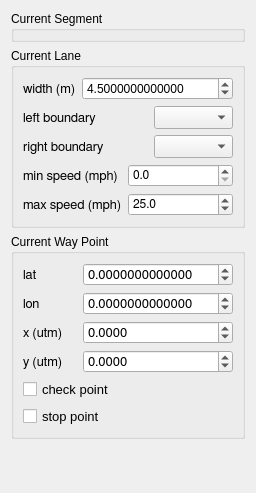
       <widget class="QWidget" name="roadTab">
        <property name="geometry">
         <rect>
          <x>0</x>
          <y>0</y>
          <width>240</width>
          <height>493</height>
         </rect>
        </property>
        <property name="maximumSize">
         <size>
          <width>240</width>
          <height>16777215</height>
         </size>
        </property>
        <attribute name="label">
         <string>Road</string>
        </attribute>
        <layout class="QVBoxLayout" name="verticalLayout">
         <item>
          <widget class="QGroupBox" name="segmentBox">
           <property name="maximumSize">
            <size>
             <width>240</width>
             <height>16777215</height>
            </size>
           </property>
           <property name="title">
            <string>Current Segment</string>
           </property>
          </widget>
         </item>
         <item>
          <widget class="QGroupBox" name="laneBox">
           <property name="maximumSize">
            <size>
             <width>240</width>
             <height>16777215</height>
            </size>
           </property>
           <property name="title">
            <string>Current Lane</string>
           </property>
           <layout class="QGridLayout" name="gridLayout">
            <item row="0" column="0">
             <widget class="QLabel" name="label_laneWidth">
              <property name="font">
               <font>
                <family>FreeSans</family>
                <pointsize>10</pointsize>
               </font>
              </property>
              <property name="text">
               <string>width (m)</string>
              </property>
             </widget>
            </item>
            <item row="0" column="1" colspan="3">
             <widget class="QDoubleSpinBox" name="laneWidth">
              <property name="font">
               <font>
                <pointsize>9</pointsize>
               </font>
              </property>
              <property name="specialValueText">
               <string/>
              </property>
              <property name="decimals">
               <number>13</number>
              </property>
              <property name="value">
               <double>4.500000000000000</double>
              </property>
             </widget>
            </item>
            <item row="1" column="0" colspan="2">
             <widget class="QLabel" name="label_leftBoundary">
              <property name="sizePolicy">
               <sizepolicy hsizetype="Minimum" vsizetype="Preferred">
                <horstretch>0</horstretch>
                <verstretch>0</verstretch>
               </sizepolicy>
              </property>
              <property name="font">
               <font>
                <family>FreeSans</family>
                <pointsize>10</pointsize>
               </font>
              </property>
              <property name="text">
               <string>left boundary</string>
              </property>
             </widget>
            </item>
            <item row="1" column="3">
             <widget class="QComboBox" name="leftBoundary">
              <property name="sizePolicy">
               <sizepolicy hsizetype="Minimum" vsizetype="Fixed">
                <horstretch>0</horstretch>
                <verstretch>0</verstretch>
               </sizepolicy>
              </property>
              <property name="font">
               <font>
                <pointsize>10</pointsize>
               </font>
              </property>
             </widget>
            </item>
            <item row="2" column="0" colspan="3">
             <widget class="QLabel" name="label_rightBoundary">
              <property name="sizePolicy">
               <sizepolicy hsizetype="Minimum" vsizetype="Preferred">
                <horstretch>0</horstretch>
                <verstretch>0</verstretch>
               </sizepolicy>
              </property>
              <property name="font">
               <font>
                <family>FreeSans</family>
                <pointsize>10</pointsize>
               </font>
              </property>
              <property name="text">
               <string>right boundary</string>
              </property>
             </widget>
            </item>
            <item row="2" column="3">
             <widget class="QComboBox" name="rightBoundary">
              <property name="sizePolicy">
               <sizepolicy hsizetype="Minimum" vsizetype="Fixed">
                <horstretch>0</horstretch>
                <verstretch>0</verstretch>
               </sizepolicy>
              </property>
              <property name="font">
               <font>
                <pointsize>10</pointsize>
               </font>
              </property>
             </widget>
            </item>
            <item row="3" column="0" colspan="2">
             <widget class="QLabel" name="label_laneMinSpeed">
              <property name="font">
               <font>
                <family>FreeSans</family>
                <pointsize>10</pointsize>
               </font>
              </property>
              <property name="text">
               <string>min speed (mph)</string>
              </property>
             </widget>
            </item>
            <item row="3" column="2" colspan="2">
             <widget class="QDoubleSpinBox" name="laneMinSpeed">
              <property name="font">
               <font>
                <family>FreeSans</family>
                <pointsize>9</pointsize>
               </font>
              </property>
              <property name="specialValueText">
               <string/>
              </property>
              <property name="decimals">
               <number>1</number>
              </property>
              <property name="maximum">
               <double>75.000000000000000</double>
              </property>
              <property name="value">
               <double>0.000000000000000</double>
              </property>
             </widget>
            </item>
            <item row="4" column="0" colspan="2">
             <widget class="QLabel" name="label_laneMaxSpeed">
              <property name="font">
               <font>
                <family>FreeSans</family>
                <pointsize>10</pointsize>
               </font>
              </property>
              <property name="text">
               <string>max speed (mph)</string>
              </property>
             </widget>
            </item>
            <item row="4" column="2" colspan="2">
             <widget class="QDoubleSpinBox" name="laneMaxSpeed">
              <property name="font">
               <font>
                <family>FreeSans</family>
                <pointsize>9</pointsize>
               </font>
              </property>
              <property name="specialValueText">
               <string/>
              </property>
              <property name="decimals">
               <number>1</number>
              </property>
              <property name="maximum">
               <double>75.000000000000000</double>
              </property>
              <property name="value">
               <double>25.000000000000000</double>
              </property>
             </widget>
            </item>
           </layout>
          </widget>
         </item>
         <item>
          <widget class="QGroupBox" name="wayPointBox">
           <property name="maximumSize">
            <size>
             <width>240</width>
             <height>16777215</height>
            </size>
           </property>
           <property name="title">
            <string>Current Way Point</string>
           </property>
           <layout class="QGridLayout" name="gridLayout_4">
            <item row="0" column="0">
             <layout class="QGridLayout" name="_17">
              <item row="2" column="0">
               <widget class="QLabel" name="label_wpUtmX">
                <property name="font">
                 <font>
                  <family>FreeSans</family>
                  <pointsize>10</pointsize>
                 </font>
                </property>
                <property name="text">
                 <string>x (utm)</string>
                </property>
               </widget>
              </item>
              <item row="2" column="1">
               <widget class="QDoubleSpinBox" name="wpUtmX">
                <property name="font">
                 <font>
                  <family>FreeSans</family>
                  <pointsize>10</pointsize>
                 </font>
                </property>
                <property name="decimals">
                 <number>4</number>
                </property>
                <property name="minimum">
                 <double>-10000000000.000000000000000</double>
                </property>
                <property name="maximum">
                 <double>10000000000.000000000000000</double>
                </property>
               </widget>
              </item>
              <item row="0" column="1">
               <widget class="QDoubleSpinBox" name="wpLat">
                <property name="font">
                 <font>
                  <family>FreeSans</family>
                  <pointsize>10</pointsize>
                 </font>
                </property>
                <property name="frame">
                 <bool>true</bool>
                </property>
                <property name="decimals">
                 <number>13</number>
                </property>
                <property name="minimum">
                 <double>-180.000000000000000</double>
                </property>
                <property name="maximum">
                 <double>180.000000000000000</double>
                </property>
                <property name="singleStep">
                 <double>0.000000000100000</double>
                </property>
                <property name="value">
                 <double>0.000000000000000</double>
                </property>
               </widget>
              </item>
              <item row="0" column="0">
               <widget class="QLabel" name="label_wpLat">
                <property name="font">
                 <font>
                  <family>FreeSans</family>
                  <pointsize>10</pointsize>
                 </font>
                </property>
                <property name="text">
                 <string>lat</string>
                </property>
               </widget>
              </item>
              <item row="3" column="1">
               <widget class="QDoubleSpinBox" name="wpUtmY">
                <property name="font">
                 <font>
                  <family>FreeSans</family>
                  <pointsize>10</pointsize>
                 </font>
                </property>
                <property name="decimals">
                 <number>4</number>
                </property>
                <property name="minimum">
                 <double>-10000000000.000000000000000</double>
                </property>
                <property name="maximum">
                 <double>10000000000.000000000000000</double>
                </property>
               </widget>
              </item>
              <item row="1" column="1">
               <widget class="QDoubleSpinBox" name="wpLon">
                <property name="font">
                 <font>
                  <family>FreeSans</family>
                  <pointsize>10</pointsize>
                 </font>
                </property>
                <property name="decimals">
                 <number>13</number>
                </property>
                <property name="minimum">
                 <double>-180.000000000000000</double>
                </property>
                <property name="maximum">
                 <double>180.000000000000000</double>
                </property>
                <property name="singleStep">
                 <double>0.000000000100000</double>
                </property>
               </widget>
              </item>
              <item row="3" column="0">
               <widget class="QLabel" name="label_wpUtmY">
                <property name="font">
                 <font>
                  <family>FreeSans</family>
                  <pointsize>10</pointsize>
                 </font>
                </property>
                <property name="text">
                 <string>y (utm)</string>
                </property>
               </widget>
              </item>
              <item row="1" column="0">
               <widget class="QLabel" name="label_wpLon">
                <property name="font">
                 <font>
                  <family>FreeSans</family>
                  <pointsize>10</pointsize>
                 </font>
                </property>
                <property name="text">
                 <string>lon</string>
                </property>
               </widget>
              </item>
             </layout>
            </item>
            <item row="1" column="0">
             <widget class="QCheckBox" name="wpCheckPoint">
              <property name="font">
               <font>
                <pointsize>10</pointsize>
               </font>
              </property>
              <property name="text">
               <string>check point</string>
              </property>
             </widget>
            </item>
            <item row="2" column="0">
             <widget class="QCheckBox" name="wpStopPoint">
              <property name="font">
               <font>
                <pointsize>10</pointsize>
               </font>
              </property>
              <property name="text">
               <string>stop point</string>
              </property>
             </widget>
            </item>
           </layout>
          </widget>
         </item>
         <item>
          <spacer name="spacer">
           <property name="orientation">
            <enum>Qt::Vertical</enum>
           </property>
           <property name="sizeHint" stdset="0">
            <size>
             <width>20</width>
             <height>61</height>
            </size>
           </property>
          </spacer>
         </item>
        </layout>
       </widget>
